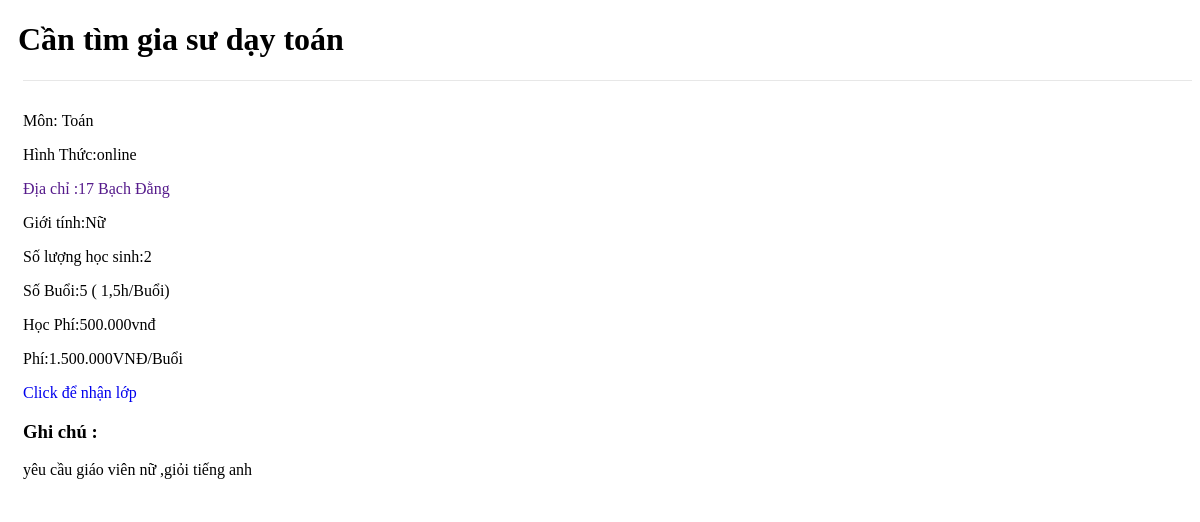
Screenshot of /class_infor.php?id=1 with the database file from the repository.
### tables this page shows
CREATE TABLE `lophoc` (
  `Id_lop` int(11) NOT NULL,
  `TieuDe` varchar(100) NOT NULL,
  `monhoc` varchar(50) NOT NULL,
  `hinhthuc` varchar(50) NOT NULL,
  `hocphi` varchar(50) NOT NULL,
  `diachi` varchar(50) NOT NULL,
  `tutor` varchar(5) NOT NULL,
  `SoLuong` int(11) NOT NULL,
  `ghichu` varchar(200) NOT NULL,
  `ThoiGian` int(11) NOT NULL,
  `PhiNhanLop` varchar(20) NOT NULL
);

### class_infor.php (the view, shortened to what this page needs)
<!DOCTYPE html>
<html lang="en">
<head>
    <link rel="stylesheet" type="text/css" href="style.css">
</head>
<body>
    <?php
    $connect = mysqli_connect('localhost','root','','giasuonline');
    mysqli_set_charset($connect,'UTF8');
    $id=$_GET['id'];
    $sql="SELECT * FROM lophoc WHERE id_lop='$id'";
    $tv_1=mysqli_query($connect,$sql);
    $row=mysqli_fetch_array($tv_1);
    $mon = $row['monhoc'];
    $ht = $row['hinhthuc'];
    $hp = $row['hocphi'];
    $dc = $row['diachi'];
    $gc = $row['ghichu'];
    $tutor = $row['tutor'];
    $sl = $row['SoLuong'];
    $tg = $row['ThoiGian'];
    $phi = $row['PhiNhanLop'];
    echo '<div class="container-class_infor">';
        echo '<div class="row-class_infor">';
            echo '<h1 style="padding-left:10px;">';
                echo $row['TieuDe'];
                  echo'</h1>';
            echo '<div class="row-class_infor1" style="padding:15px 0;border-top:1px solid #e7e7e7;margin-left: 15px;">';
                echo '<div class="hang4 cot4">';
                    echo '<p class="no-padding">'; echo 'Môn:&nbsp;';echo $mon;
                    echo '</p>';
                    echo '<p>'; echo 'Hình Thức:';echo $ht; echo '</p>';
                    echo '<p class="no-padding">';
                            echo '<a href="">';
                                echo 'Địa chỉ :';
                                echo $dc;
                            echo '</a>';
                    echo '</p>';
                echo '</div>';
                echo '<div class="hang4 cot4">';
                    echo '<p>'; echo 'Giới tính:';echo $tutor; echo '</p>';
                        echo '<p>Số lượng học sinh:'; echo $sl; echo '</p>';
                    echo '<p>Số Buổi:'; echo $tg;  echo ' ( 1,5h/Buổi)';
                          echo '</p>';
                    echo '<p>Học Phí:'; echo '<span class="class-tutor-fee">'; echo $hp; echo 'vnđ </span>'; echo '</p>';
                echo '</div>';
                echo '<div class="hang4 cot4">';
                    echo '<div class="header-study-group-right">';
                        echo '<p>Phí:<span class="connection-fee">'; echo $phi; echo 'VNĐ/Buổi</span></p>';
                        echo '<div class="class-actions">';
                        echo '<a href="#popup-form" class="popup-modal link-register btn-bluewelearn btn btn-default">Click để nhận lớp</a>';
                        echo '</div>';
                    echo '</div>';
                echo '</div>';
                echo '<div class="hang4 cot4">';
                    echo '<h3><i class="fa fa-quote-right" aria-hidden="true"></i> Ghi chú :</h3>';
                    echo $gc;
                echo '</div>';
            echo '</div>';
        echo '</div>';
    echo '</div>';
    ?>
</body>
</html>

### admin/assest/css/style.css (style rules this page uses)
a { text-decoration: none; }

### rows the page displays
lophoc: TieuDe "Cần tìm gia sư dạy toán", monhoc "Toán", hinhthuc "online", diachi "17 Bạch Đằng", tutor "Nữ", SoLuong "2", ThoiGian "5", hocphi "500.000", PhiNhanLop "1.500.000", ghichu "yêu cầu giáo viên nữ ,giỏi tiếng anh"
